Frame 1 (no input): blank canvas, image omitted
Frame 60 (the mouse pressed at the canvas centre just before this capture): blank canvas, image omitted
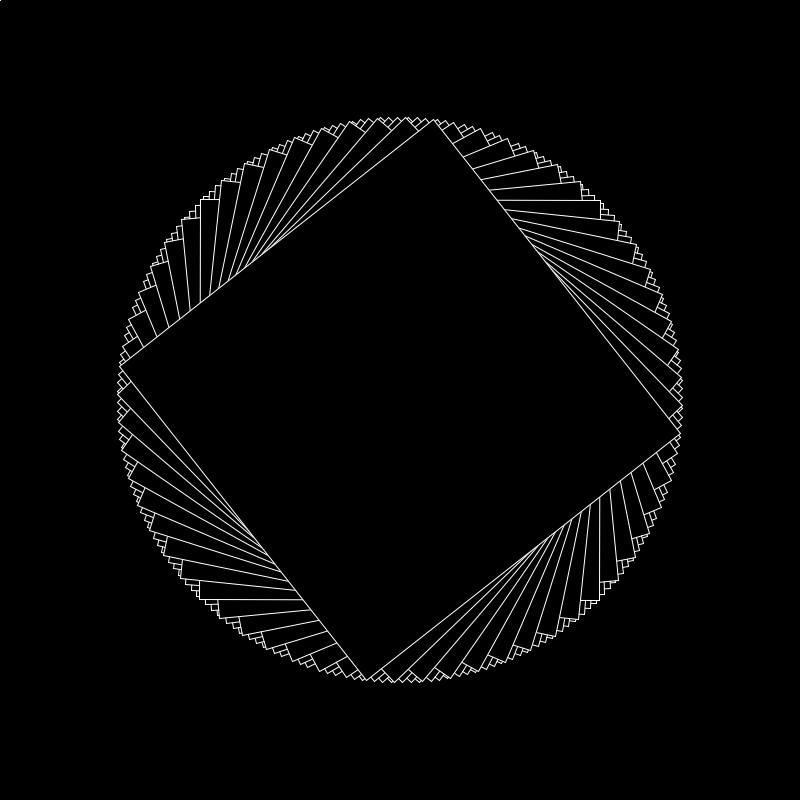
Frame 120 (the mouse held since frame 60 and released just before this capture)

The Processing sketch whose frames 1 and 60 were blank and that drew this single picture after the mouse press (run headless with seeded random() and noise(); from frame 60 on, the mouse is pressed at the canvas centre):

// Processing sketch: LSI_055_cubeTrail
// ── LSI_055_cubeTrail.pde
float angle = 0.0; // var to change rotation

void setup() {
  size(800, 800);
  rectMode(CENTER);
  background(0);
}

void draw() {
  
 // background(0);
fill(0);
 stroke(255);
  translate(mouseX, mouseY);
  rotate(angle);
  
 rect(0, 0, mouseX, mouseX);
  angle += 0.1;
}
